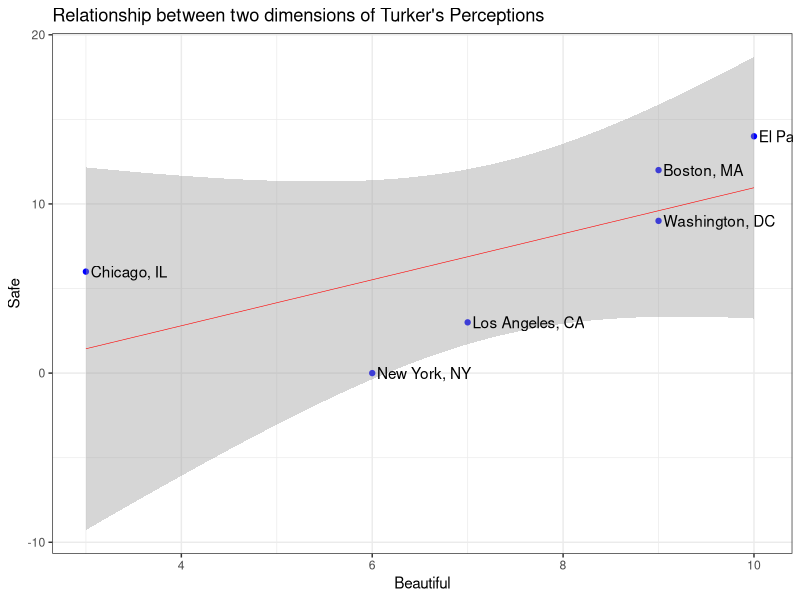

Here is the R script that generated this plot:
library(ggplot2)
library(stringr)
library(readr)
library(dplyr)


setwd("~/git/AIT602/week3_4_mturk/")

# Load the result of M-Turk
turk1 <- read_delim("data/safe.csv", delim = ",",col_names = TRUE ) 
turk2 <- read_delim("data/beautiful.csv", delim = ",",col_names = TRUE ) 

turk1 <- turk1[,c("Input.city_A", "Input.city_B", "Answer.safe_cities.label")]
turk2 <- turk2[,c("Input.city_A", "Input.city_B", "Answer.beauty_cities.label")]

colnames(turk1) <- c("city_A", "city_B", "Answer1")
colnames(turk2) <- c("city_A", "city_B", "Answer2")

turk2$Answer1 <- NA
turk1$Answer2 <- NA

turk <- rbind(turk1, turk2)
rm (turk1)
rm (turk2)
turk$city_A <- as.factor(turk$city_A)
turk$city_B <- as.factor(turk$city_B)

# Counting the Scores
scores <- as.data.frame(matrix(ncol=3, nrow=6))
colnames(scores) <- c("city", "safety_score", "beauty_score")
scores$city <- unique(c(levels(turk$city_A), levels(turk$city_B)))
scores$safety_score <- 0
scores$beauty_score <- 0

for (i in 1:nrow(turk)){
  if (!is.na(turk[i,]$Answer1)) {
    if (turk[i,]$Answer1 == "City 1\r"){
      scores[scores$city == turk[i,]$city_A,]$safety_score <- 
        scores[scores$city == turk[i,]$city_A,]$safety_score + 1
    } else {
      scores[scores$city == turk[i,]$city_B,]$safety_score <- 
        scores[scores$city == turk[i,]$city_B,]$safety_score + 1
    }
  }
  
  if (!is.na(turk[i,]$Answer2)) {
    if (turk[i,]$Answer2 == "City 2\r"){
      scores[scores$city == turk[i,]$city_A,]$beauty_score <- 
        scores[scores$city == turk[i,]$city_A,]$beauty_score + 1
    } else {
      scores[scores$city == turk[i,]$city_B,]$beauty_score <- 
        scores[scores$city == turk[i,]$city_B,]$beauty_score + 1
    }
  }
}

write.table(scores, "data/turk_scores.csv", row.names=F, col.names=T, sep=",")


# Plotting
summary(lm(safety_score ~ beauty_score, data=scores))

ggplot(scores, aes(x = safety_score, y = beauty_score, label = city)) +
  geom_point(color="blue")  + 
  geom_smooth(method = "lm", se = TRUE, color="red", size=0.2)  +
  theme_bw()+  geom_text(hjust = 0, nudge_x = 0.05) +
  ylab("Safe")+
  xlab("Beautiful") + ggtitle("Relationship between two dimensions of Turker's Perceptions")

